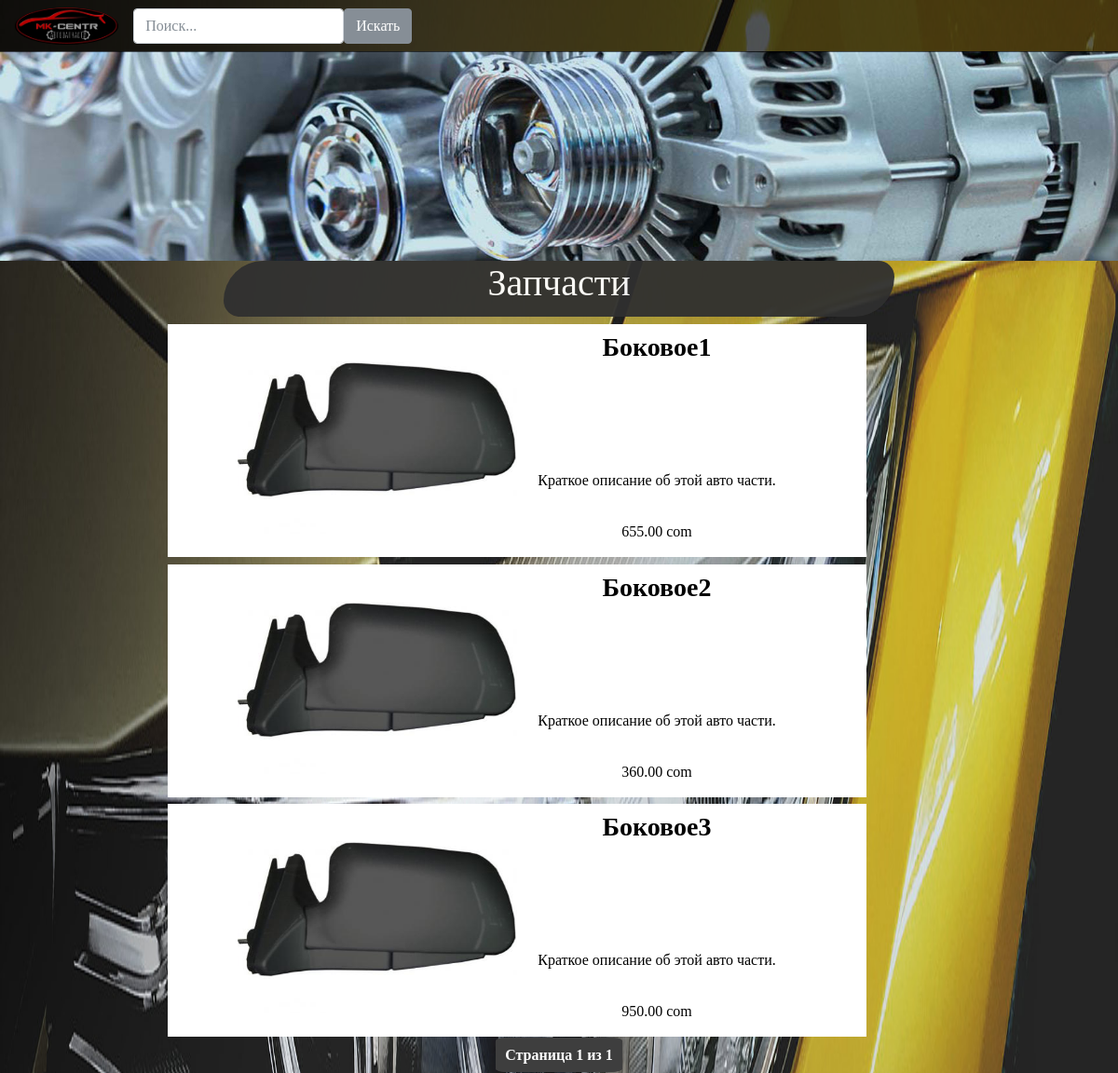
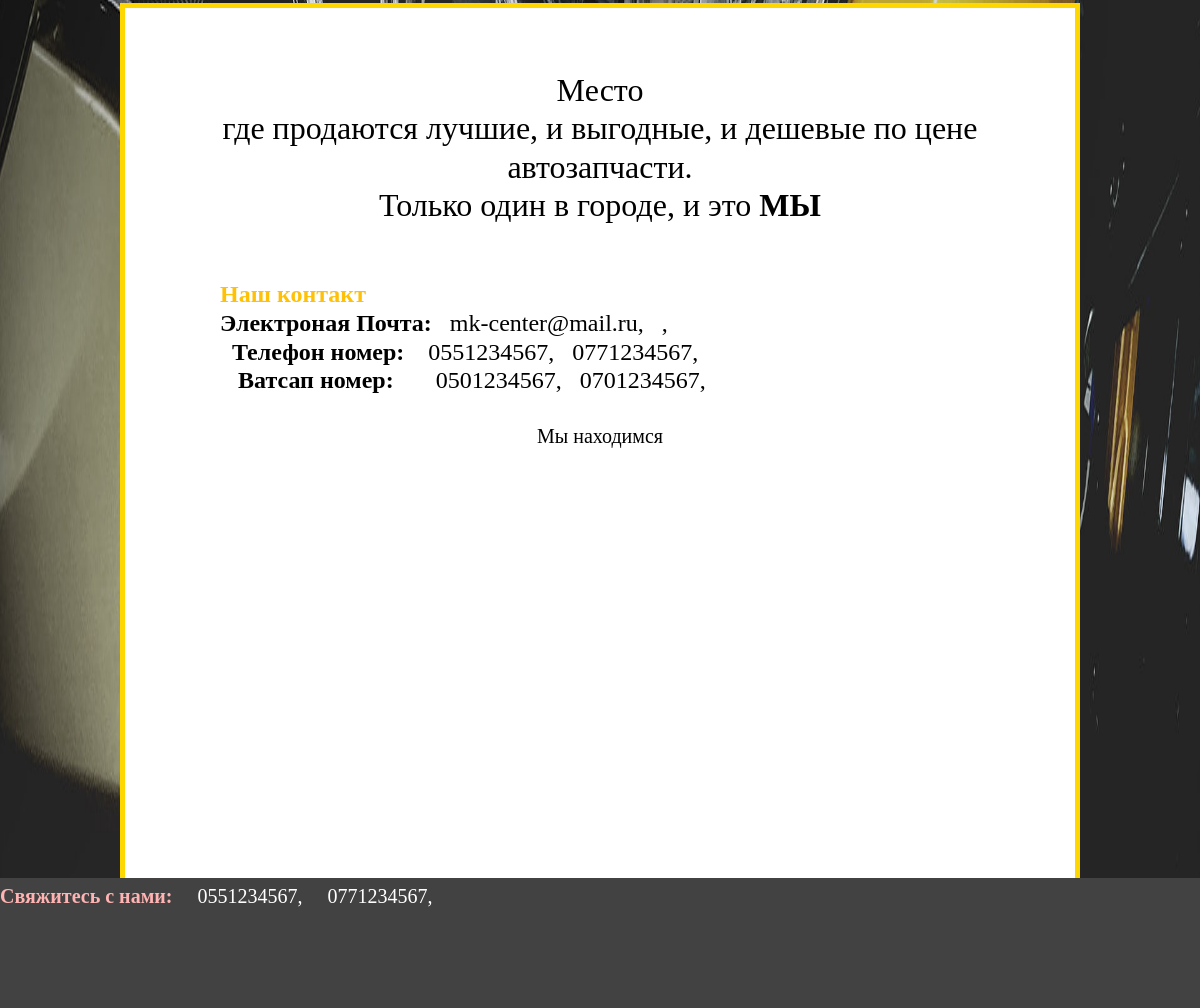
Screenshot of /cat/Боковые with the database file from the repository (2 pictures, top to bottom).
### products/models.py (models this page shows, shortened)
class ProductImage(models.Model):
    class Meta:
        verbose_name_plural = 'фотография_запчасти'
        verbose_name = 'фотографии_запчасти'
    product = models.ForeignKey(Product, blank=True, null=True, default=None)
    image = models.ImageField(upload_to='products_images/')
    is_main = models.BooleanField(default=False)
    is_active = models.BooleanField(default=True)
    created = models.DateTimeField(default=timezone.now)

class Product(models.Model):
    class Meta:
        verbose_name_plural = 'запчасть'
        verbose_name = 'запчасти'
    name = models.CharField(max_length=20)
    price = models.DecimalField(max_digits=10, decimal_places=2, default=0)
    short_description = models.TextField(blank=True, null=True, default=None, max_length=100)
    description = models.TextField(blank=True, null=True, default=None)
    is_active = models.BooleanField(default=True)
    type = models.ForeignKey(ProductType, blank=True, null=True, default=None)

class Companiya(models.Model):
    class Meta:
        verbose_name_plural = 'Компания'
        verbose_name = 'Компания'
    Tel_Nomer = models.CharField(max_length=20, blank=True)
    Whatsapp_Nomer = models.CharField(max_length=20, blank=True)
    Email = models.EmailField(blank=True)

class Place(models.Model):
    class Meta:
        verbose_name_plural = 'Место на карте'
        verbose_name = 'Место на карте'
    url = models.TextField()

### products/views.py (the view)
# urls.py: url(r'^cat/(?P<category_name>\w+)', views.category, name='category'),
def category(request, category_name):
    products_images_list = ProductImage.objects.filter(product__type__name__contains=category_name)
    companiya = Companiya.objects.all()
    place = Place.objects.all()[0:1]
    paginator = Paginator(products_images_list, 10)  # Show 25 products per page
    page = request.GET.get('page')
    try:
        products_images = paginator.page(page)
    except PageNotAnInteger:
        products_images = paginator.page(1)
    except EmptyPage:
        products_images = paginator.page(paginator.num_pages)
    context = {
        "products_images": products_images,
        "companiyas": companiya,
        "places": place,
    }
    return render(request, 'landing/product.html', context)

### templates/landing/product.html (shortened to what this page needs)
{% extends 'base.html' %}
{% load static %}
{% block content %}
    <div class="w3-content w3-section my-slide-main">
        <img class="mySlides w3-animate-top my-slide" src="{% static 'img/s1.jpg' %}">
    </div>
    <h1 class="text-center1">
        Запчасти
    </h1>
    <div class="container-fluid">
        <div class="col-md-8">
            {% for product_image in products_images %}
                {% include 'landing/product_item.html' %}
            {% empty %}
                <h4 style="text-align:center;background-color: rgba(255, 255, 255, 0.5);width: 100%; margin-left: 25%">
                    Пока нет запчасти на этом категории
                </h4>
            {% endfor %}
        </div>
        <div class="pagination">
            <span class="my_paginator">
                <span class="current"><b style="color: white" class="my-paginator5">
                    Страница {{ products_images.number }} из {{ products_images.paginator.num_pages }}</b>
                </span>
            </span>
        </div>
    </div>
{% endblock %}

### templates/landing/product_item.html (shortened to what this page needs)
<a href="{% url 'product' product_image.product.id %}">
    <div class="product-item">
        <div class="in-line">
            <img src="{{ product_image.image.url }}" class="img-responsive1">
            <h3 class="product_item_name"><b> {{ product_image.product.name }} </b></h3>
            <div class="product_item_dis">{{ product_image.product.short_description }}</div>
            <div class="product_item_price">{{ product_image.product.price }} com
            </div>
        </div>
    </div>
</a>

### templates/footer.html (shortened to what this page needs)
<footer class="page-footer center-on-small-only blue-grey lighten-5 pt-0 footer"
        style="margin-top: 10px;width: 80%;margin-left: 10%">
    <div style="background-color: #424242;position: fixed;left: 0; bottom: 0;width: 100%;color: #ffff62;height: 6%; z-index: 5">
        <div style="padding-top: 0">
            <h5 style="color: #ffff; text-align: left;margin-top: 0.5%">
                    <span>
                        <b style="color: #ffb3b3">Cвяжитесь с нами:  </b>
                    </span>
                {% for companiya in companiyas %}
                      {{ companiya.Tel_Nomer }}{% if companiya == companiya %},  {% endif %}
                {% endfor %}
            </h5>
        </div>
    </div>
    <div class="" style="background-color: white;z-index: -1; text-align: center;border: 5px solid gold">
        <div class="mt-3">
            <h2 style="padding: 5%">
                Место<br> где продаются лучшие, и выгодные, и дешевые по цене автозапчасти.<br> Только один в
                городе, и это<b> МЫ</b>
            </h2>
            <h4 style="width: 80%;margin-left: 10%; text-align: left"><span><b
                    style="color: #ffc107">Наш контакт  </b></span>
                <br><b>Электроная Почта:</b>
                {% for companiya in companiyas %}
                      {{ companiya.Email }},
                {% endfor %}
                <br><b>  Телефон номер: </b>
                {% for companiya in companiyas %}
                      {{ companiya.Tel_Nomer }},
                {% endfor %}
                <br><b>   Ватсап номер:    </b>
                {% for companiya in companiyas %}
                      {{ companiya.Whatsapp_Nomer }},
                {% endfor %}
            </h4>
            <h5 style="margin-top: 3%">Мы находимся
            </h5>
        </div>
        {% for place in places %}
            <iframe src="{{ place.url }}"
                    width="100%" height="500" frameborder="0" style="border:0;margin-bottom: 40px"
                    allowfullscreen></iframe>
        {% endfor %}
    </div>
</footer>

### home/static/style.css (style rules this page uses)
* { font-family: 'Trebuchet MS'; }
html { width: 100%; height: 100% }
body { width: 100%; background: url("img/bg.jpg") no-repeat fixed; background-size: 100% 100%; }
.my-slide { width: 100%; }
.w3-animate-top { position: relative; animation: animateleft 0.4s }
.footer { position: relative; margin-bottom: 50px; }
.product-item { height: 250px; background-color: #FFF; position: relative; padding: 10px 0 10px 0; margin-bottom: 1%; text-align: center; width: 100%; margin-left: 20%; }
.product_item_name { position: absolute; bottom: 200px; left: 70%; transform: translateX(-50%); }
.product_item_price { position: absolute; bottom: 15px; left: 70%; transform: translateX(-50%); }
.product_item_dis { width: 40%; position: absolute; bottom: 70px; left: 70%; transform: translateX(-50%); }
.img-responsive1 { height: 200px; margin-left: -40%; width: 300px; margin-top: 2%; }
.text-center1 { background-color: #303030; opacity: 0.95; color: #ffffff; width: 60%; height: 60px; margin-left: 20%; text-align: center; border-radius: 50px 20px }
.my_paginator { margin: auto; }
h1 { text-align: center; }
.my-paginator5 { color: white; background-color: #3e3e3e; border: 10px solid #3e3e3e; border-radius: 10%; box-shadow: 0 0 50px black; }

### templates/landing/product_item.html (style rules this page uses)
* { color: black; }

### rows the page displays
ProductImage: image (picture), product.name "Боковое1", product.short_description "Краткое описание об этой авто части.", product.price "655.00"
ProductImage: image (picture), product.name "Боковое2", product.short_description "Краткое описание об этой авто части.", product.price "360.00"
ProductImage: image (picture), product.name "Боковое3", product.short_description "Краткое описание об этой авто части.", product.price "950.00"
Companiya: Tel_Nomer "0551234567", Email "mk-center@mail.ru", Whatsapp_Nomer "0501234567"
Companiya: Tel_Nomer "0771234567", Whatsapp_Nomer "0701234567"

### other values shown
{{ products_images.number }} "1"
{{ products_images.paginator.num_pages }} "1"
